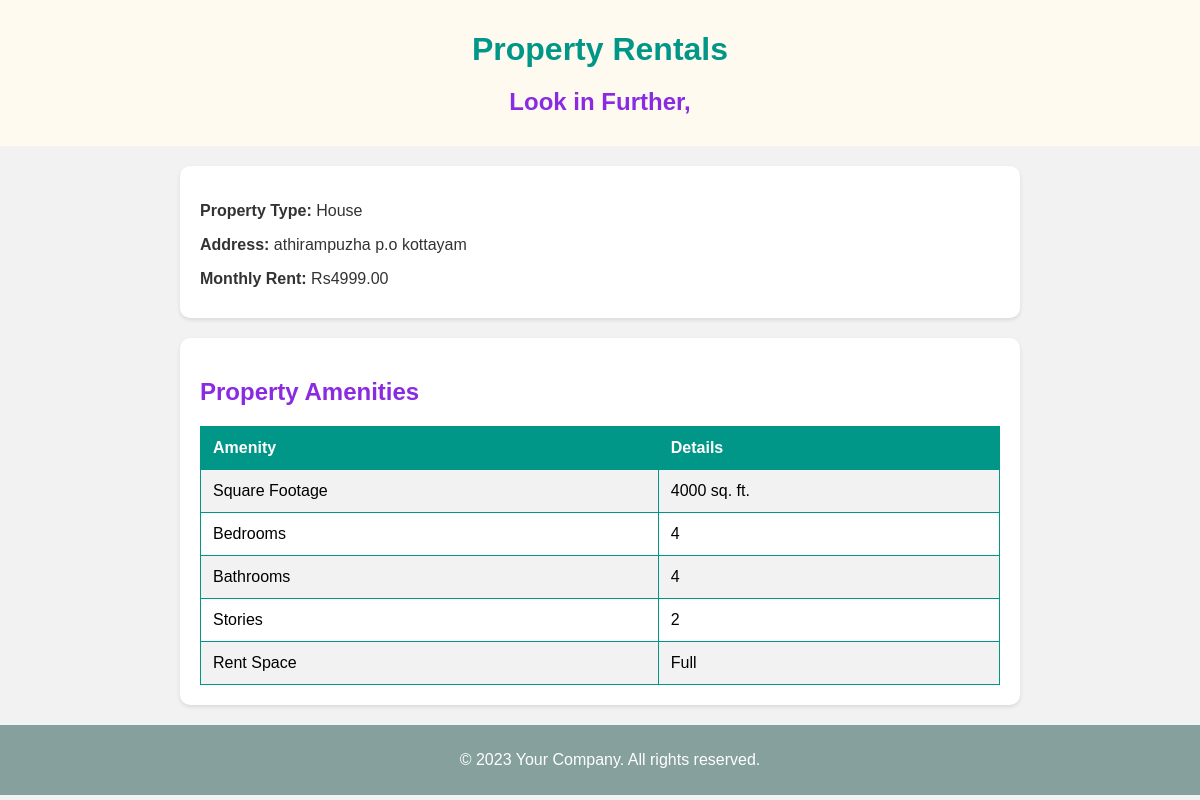
Page /property/8/ on the earlier database version.
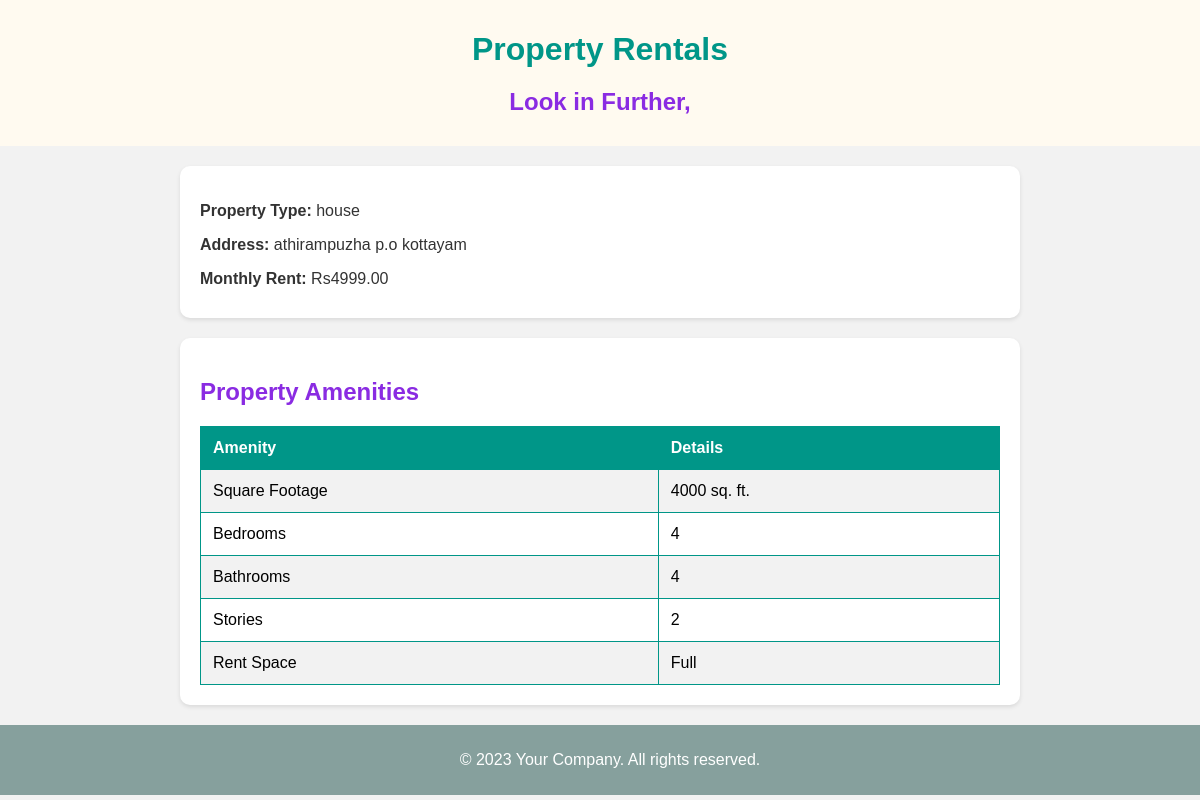
Same page on the later database version.
### rental/models.py (models this page shows, shortened)
class Property(models.Model):
    property_owner = models.ForeignKey(
        get_user_model(),
        on_delete=models.CASCADE
    )
    property_type = models.CharField(max_length=20, choices=[('apartment', 'Apartment'), ('house', 'House'), ('office', 'Office')])
    address = models.CharField(max_length=255)
    monthly_rent = models.DecimalField(max_digits=10, decimal_places=2)
    security_deposit = models.DecimalField(max_digits=10, decimal_places=2)
    lease_duration = models.CharField(max_length=20, choices=[('1 year', '1 Year'), ('month-to-month', 'Month-to-Month')])
    availability_date = models.DateField()
    APPROVAL_CHOICES = [
        ('pending', 'Pending'),
        ('approved', 'Approved'),
        ('rejected', 'Rejected'),
    ]
    approval_status = models.CharField(
        max_length=20,
        choices=APPROVAL_CHOICES,
        default='pending',
    )
    deleted = models.BooleanField(default=False)

### rental/views.py (the view)
# urls.py: path('property/<int:property_id>/', views.property_detail, name='property_detail'),
def property_detail(request, property_id):
    property = get_object_or_404(Property, id=property_id)
    latest_amenity = Amenity.objects.filter(property=property).latest('id')
    return render(request, 'property_detail.html', {'property': property, 'latest_amenity': latest_amenity})

### templates/property_detail.html (shortened to what this page needs)
{% load static %}
<!DOCTYPE html>
<html lang="en">
<head>
</head>
<body>
    <header>
        <h1>Property Rentals</h1>
        <h2>Look in Further,</h2>
    </header>
    <div class="container">
        <div class="property-info">
            <p><strong>Property Type:</strong> {{ property.property_type }}</p>
            <p><strong>Address:</strong> {{ property.address }}</p>
            <p><strong>Monthly Rent:</strong> Rs{{ property.monthly_rent }}</p>
        </div>
    </div>
    <div class="container">
        <h2>Property Amenities</h2>
        <table>
            <tr>
                <th>Amenity</th>
                <th>Details</th>
            </tr>
            {% if latest_amenity %}
                {% if latest_amenity.squarefootage %}
                    <tr>
                        <td>Square Footage</td>
                        <td>{{ latest_amenity.squarefootage }} sq. ft.</td>
                    </tr>
                {% endif %}
                {% if latest_amenity.bedrooms %}
                    <tr>
                        <td>Bedrooms</td>
                        <td>{{ latest_amenity.bedrooms }}</td>
                    </tr>
                {% endif %}
                {% if latest_amenity.bathrooms %}
                    <tr>
                        <td>Bathrooms</td>
                        <td>{{ latest_amenity.bathrooms }}</td>
                    </tr>
                {% endif %}
                {% if latest_amenity.stories %}
                    <tr>
                        <td>Stories</td>
                        <td>{{ latest_amenity.stories }}</td>
                    </tr>
                {% endif %}
                {% if latest_amenity.rentspace %}
                    <tr>
                        <td>Rent Space</td>
                        <td>{{ latest_amenity.get_rentspace_display }}</td>
                    </tr>
                {% endif %}
            {% else %}
                <tr>
                    <td colspan="2" class="none-value">No amenities available.</td>
                </tr>
            {% endif %}
        </table>
    </div>
    <footer>
        <p>&copy; 2023 Your Company. All rights reserved.</p>
    </footer>
</body>
</html>

Differences in the rows shown:
changed Property "athirampuzha p.o kottayam": property_type "House" → "house"
